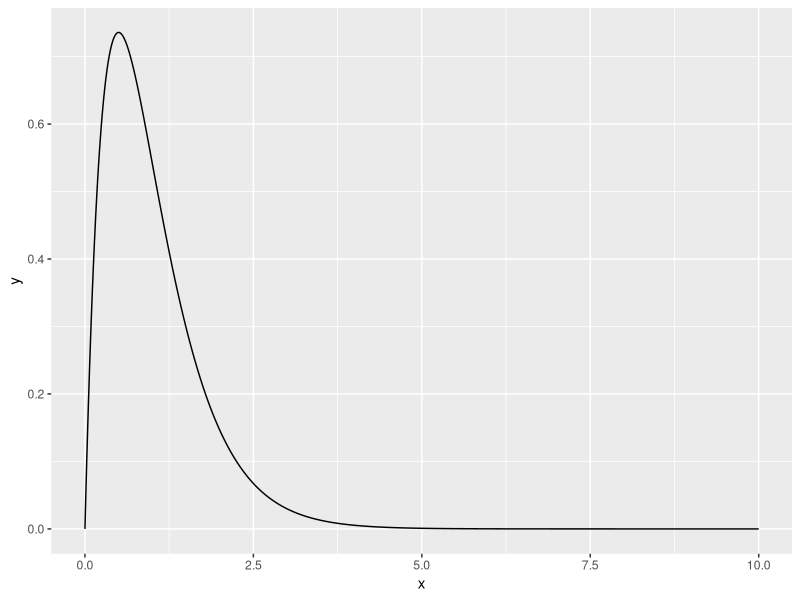
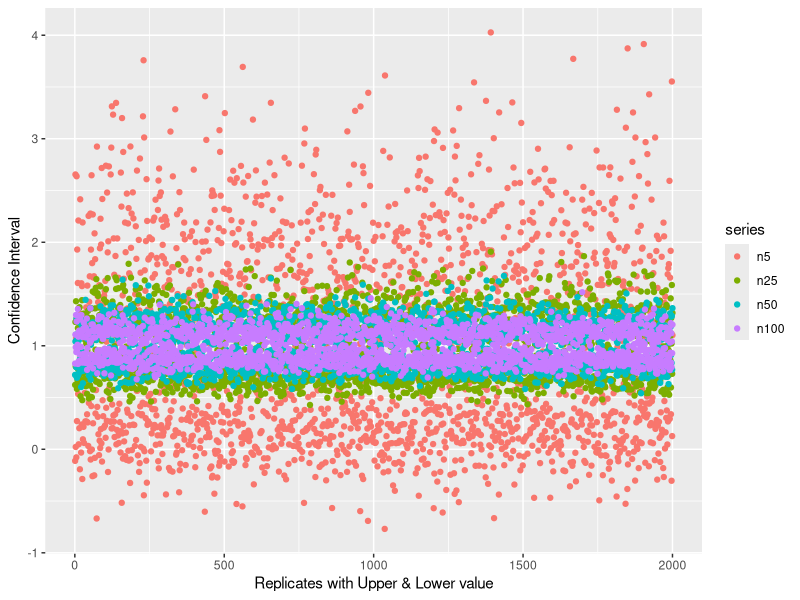

R code for these plots, in order:
# ST 516 - Homework 7 by Paul ReFalo  ========
library("ggplot2") 
library("reshape2")
library(dplyr)

# Question 1
x <- seq(from = 0, to = 10, by = 0.01) # x-axis values
y <- dgamma(x, shape = 2, rate = 2, log = FALSE) # distribution function curve

qplot(x, y, geom = "line") # Plot Exponential(1)

gammaInterval <- function(n = 25) {
  g <- rgamma(n, shape = 2, rate = 2)
  Gresults <- t.test(g, conf.level = 0.95)

  if (Gresults$conf.int[1] <= 1 & 1 <= Gresults$conf.int[2]) {
    return(TRUE)
  } else {
    return(FALSE)
  }
}

#gammaTest <- gammaInterval(100)
#gammaTest

simGamma5 <- mean(replicate(100000, gammaInterval(5))) # Samples of size 5
simGamma5

simGamma25 <- mean(replicate(100000, gammaInterval(25))) # Samples of size 25
simGamma25

simGamma50 <- mean(replicate(100000, gammaInterval(50))) # Samples of size 25
simGamma50

simGamma100 <- mean(replicate(100000, gammaInterval(100))) # Samples of size 100
simGamma100


# Plotting experientation for Conf Interval data above

gammaInterval2 <- function(n = 25) {
  g <- rgamma(n, shape = 2, rate = 2)
  Gresults <- t.test(g, conf.level = 0.95)
  #gMean <- mean(g) #unname(Gresults$estimate[1])
  gList <- list(Gresults$conf.int[1], Gresults$conf.int[2])
  return(gList)
}

rep5 <- replicate(1000, gammaInterval2(5))
rep5 <- unlist(rep5, recursive = TRUE, use.names = TRUE)
rep5
rep25 <- replicate(1000, gammaInterval2(25))
rep25 <- unlist(rep25, recursive = TRUE, use.names = TRUE)
rep25

rep50 <- replicate(1000, gammaInterval2(50))
rep50 <- unlist(rep50, recursive = TRUE, use.names = TRUE)
rep50

rep100 <- replicate(1000, gammaInterval2(100))
rep100 <- unlist(rep100, recursive = TRUE, use.names = TRUE)
rep100

df <- data.frame(replicates = 1:2000,
                 n5 = rep5,
                 n25 = rep25,
                 n50 = rep50,
                 n100 = rep100)

df <- melt(df ,  id.vars = 'replicates', variable.name = 'series')
ggplot(df, aes(replicates,value)) + geom_point(aes(colour = series)) + ylab("Confidence Interval") + xlab("Replicates with Upper & Lower value")




